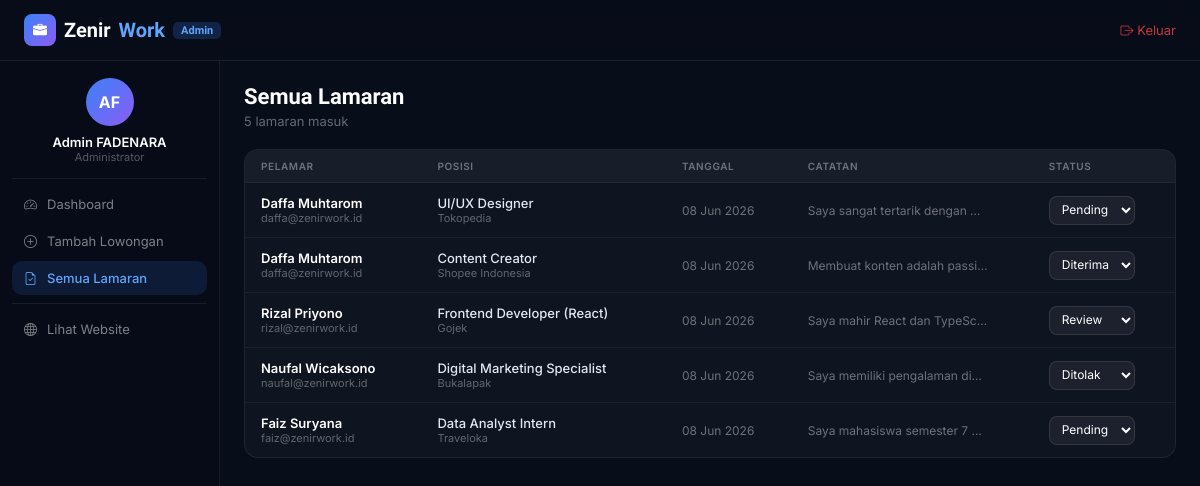
Page /admin/applications.php (signed in) on the committed database.
### tables this page shows
CREATE TABLE IF NOT EXISTS applications (
    id          INT AUTO_INCREMENT PRIMARY KEY,
    user_id     INT NOT NULL,
    job_id      INT NOT NULL,
    cover_note  TEXT,
    status      ENUM('pending','review','diterima','ditolak') NOT NULL DEFAULT 'pending',
    applied_at  TIMESTAMP DEFAULT CURRENT_TIMESTAMP,
    updated_at  TIMESTAMP DEFAULT CURRENT_TIMESTAMP ON UPDATE CURRENT_TIMESTAMP,
    CONSTRAINT fk_app_user FOREIGN KEY (user_id) REFERENCES users(id) ON DELETE CASCADE,
    CONSTRAINT fk_app_job  FOREIGN KEY (job_id)  REFERENCES jobs(id)  ON DELETE CASCADE,
    UNIQUE KEY uk_lmr (user_id, job_id)
);

CREATE TABLE IF NOT EXISTS users (
    id         INT AUTO_INCREMENT PRIMARY KEY,
    name       VARCHAR(100) NOT NULL,
    email      VARCHAR(150) NOT NULL UNIQUE,
    password   VARCHAR(255) NOT NULL,
    role       ENUM('admin','jobseeker') NOT NULL DEFAULT 'jobseeker',
    avatar     VARCHAR(10) NOT NULL DEFAULT 'FA',
    created_at TIMESTAMP DEFAULT CURRENT_TIMESTAMP
);

CREATE TABLE IF NOT EXISTS jobs (
    id           INT AUTO_INCREMENT PRIMARY KEY,
    title        VARCHAR(150) NOT NULL,
    company      VARCHAR(100) NOT NULL,
    location     VARCHAR(120) NOT NULL,
    type         ENUM('Full-time','Part-time','Internship','Remote','Freelance') NOT NULL DEFAULT 'Full-time',
    category     VARCHAR(80) NOT NULL,
    description  TEXT NOT NULL,
    requirements TEXT NOT NULL,
    salary_min   INT NOT NULL DEFAULT 0,
    salary_max   INT NOT NULL DEFAULT 0,
    is_active    TINYINT(1) NOT NULL DEFAULT 1,
    created_by   INT NOT NULL,
    created_at   TIMESTAMP DEFAULT CURRENT_TIMESTAMP,
    CONSTRAINT fk_jobs_usr FOREIGN KEY (created_by) REFERENCES users(id) ON DELETE CASCADE
);

### config/db.php (called while the page is built, shortened)
<?php
function e($s){ return htmlspecialchars($s, ENT_QUOTES, 'UTF-8'); }

### admin/applications.php (the view, shortened to what this page needs)
<?php
require_once '../config/db.php';
$apps = $conn->query(
	"SELECT a.*, u.name AS nm_user, u.email AS em_user,
	        j.title AS jdl, j.company
	 FROM applications a
	 JOIN users u ON a.user_id = u.id
	 JOIN jobs  j ON a.job_id  = j.id
	 ORDER BY a.applied_at DESC"
);
?>
<!DOCTYPE html>
<html lang="id">
<head>
<link rel="stylesheet" href="https://cdn.jsdelivr.net/npm/bootstrap-icons@1.11.3/font/bootstrap-icons.css">
<link rel="stylesheet" href="../assets/style.css">
</head>
<body>
<nav class="navbar" style="position:fixed">
  <div class="nav-inner">
    <a href="index.php" class="logo">
      <div class="logo-box"><i class="bi bi-briefcase-fill" style="color:#fff;font-size:14px"></i></div>
      Zenir<span style="color:#60a5fa">Work</span>
      <span style="background:rgba(59,130,246,.2);color:#60a5fa;font-size:11px;padding:2px 8px;border-radius:5px;font-weight:600">Admin</span>
    </a>
    <a href="../auth/logout.php" style="font-size:13px;color:rgba(239,68,68,.8);text-decoration:none">
      <i class="bi bi-box-arrow-right"></i> Keluar
    </a>
  </div>
</nav>
<div class="dash-wrap">
  <aside class="sidebar">
    <div class="sb-avatar"><?= e($_SESSION['avatar']??'AD') ?></div>
    <div class="sb-name"><?= e($_SESSION['name']) ?></div>
    <div class="sb-role">Administrator</div>
    <hr class="sb-hr">
    <a href="index.php" class="sb-link"><i class="bi bi-speedometer2"></i> Dashboard</a>
    <a href="create.php" class="sb-link"><i class="bi bi-plus-circle"></i> Tambah Lowongan</a>
    <a href="applications.php" class="sb-link on"><i class="bi bi-file-earmark-check"></i> Semua Lamaran</a>
    <hr class="sb-hr">
    <a href="../index.php" class="sb-link"><i class="bi bi-globe"></i> Lihat Website</a>
  </aside>
  <main class="dash-main">
    <div style="margin-bottom:20px">
      <h1 style="font-family:'Plus Jakarta Sans',sans-serif;font-size:22px;font-weight:700;color:#fff;margin-bottom:4px">Semua Lamaran</h1>
      <p style="font-size:13px;color:rgba(255,255,255,.38)"><?= $apps->num_rows ?> lamaran masuk</p>
    </div>
    <div class="tbl-card">
      <div style="overflow-x:auto">
        <table class="data-table">
          <thead>
            <tr>
              <th>Pelamar</th>
              <th>Posisi</th>
              <th>Tanggal</th>
              <th>Catatan</th>
              <th>Status</th>
            </tr>
          </thead>
          <tbody>
            <?php while($a = $apps->fetch_assoc()): ?>
            <tr>
              <td>
                <div style="font-weight:600;color:#fff;font-size:13px"><?= e($a['nm_user']) ?></div>
                <div style="font-size:11px;color:rgba(255,255,255,.35)"><?= e($a['em_user']) ?></div>
              </td>
              <td>
                <div style="font-weight:500;color:#e2e8f0;font-size:13px"><?= e($a['jdl']) ?></div>
                <div style="font-size:11px;color:rgba(255,255,255,.35)"><?= e($a['company']) ?></div>
              </td>
              <td style="font-size:12px;color:rgba(255,255,255,.4)">
                <?= date('d M Y', strtotime($a['applied_at'])) ?>
              </td>
              <td style="font-size:12px;color:rgba(255,255,255,.4);max-width:200px">
                <div style="overflow:hidden;text-overflow:ellipsis;white-space:nowrap;max-width:180px">
                  <?= e($a['cover_note'] ?? '-') ?>
                </div>
              </td>
              <td>
                <select onchange="ubahStatus(<?= $a['id'] ?>, this.value, this)"
                        class="filter-select" style="padding:5px 8px;font-size:12px;border-radius:8px">
                  <?php foreach(['pending','review','diterima','ditolak'] as $s): ?>
                  <option value="<?= $s ?>" <?= $a['status']==$s?'selected':'' ?>><?= ucfirst($s) ?></option>
                  <?php endforeach; ?>
                </select>
              </td>
            </tr>
            <?php endwhile; ?>
          </tbody>
        </table>
      </div>
    </div>
  </main>
</div>
</body>
</html>

### assets/style.css (style rules this page uses)
* { margin:0;padding:0;box-sizing:border-box; }
:root { --biru:#3b82f6; --biru2:#60a5fa; --ungu:#8b5cf6; --dark:#080d1a; --dark2:#0d1526; --card-bg:rgba(255,255,255,0.04); --border:rgba(255,255,255,0.08); }
body { font-family:'Inter',sans-serif; background:var(--dark); color:#e2e8f0; overflow-x:hidden; }
.navbar { position:fixed; top:0; left:0; right:0; z-index:99; padding:14px 0; background:rgba(8,13,26,.88); backdrop-filter:blur(14px); border-bottom:1px solid var(--border); }
.nav-inner { max-width:1200px; margin:0 auto; padding:0 24px; display:flex; align-items:center; justify-content:space-between; }
.logo { font-size:20px; font-family:'Plus Jakarta Sans',sans-serif; font-weight:800; color:#fff; text-decoration:none; display:flex; align-items:center; gap:8px; }
.logo-box { width:32px; height:32px; background:linear-gradient(135deg,#3b82f6,#8b5cf6); border-radius:8px; display:flex; align-items:center; justify-content:center; }
.logo span { color:#60a5fa; }
.dash-wrap { display:flex; min-height:100vh; padding-top:60px; }
.sidebar { width:220px; background:#060b17; border-right:1px solid rgba(255,255,255,.07); position:fixed; top:60px; left:0; bottom:0; overflow-y:auto; z-index:30; padding:18px 12px; }
.sb-avatar { width:48px; height:48px; background:linear-gradient(135deg,#3b82f6,#8b5cf6); border-radius:50%; display:flex; align-items:center; justify-content:center; font-weight:700; font-size:16px; color:#fff; margin:0 auto 8px; }
.sb-name { text-align:center; font-size:13px; font-weight:600; color:#fff; }
.sb-role { text-align:center; font-size:11px; color:rgba(255,255,255,.32); margin-bottom:14px; }
.sb-hr { border:none; border-top:1px solid rgba(255,255,255,.07); margin:8px 0; }
.sb-link { display:flex; align-items:center; gap:10px; padding:9px 12px; border-radius:10px; font-size:13px; color:rgba(255,255,255,.48); text-decoration:none; margin-bottom:3px; transition:all .15s; }
.sb-link.on { background:rgba(59,130,246,.14); color:#60a5fa; font-weight:500; }
.dash-main { flex:1; margin-left:220px; padding:24px; }
.tbl-card { background:rgba(255,255,255,.03); border:1px solid rgba(255,255,255,.07); border-radius:14px; overflow:hidden; }
.data-table { width:100%; border-collapse:collapse; }
.data-table thead tr { background:rgba(255,255,255,.04); }
.data-table th { padding:10px 16px; text-align:left; font-size:10px; font-weight:600; color:rgba(255,255,255,.38); text-transform:uppercase; letter-spacing:.06em; }
.data-table tbody tr { border-top:1px solid rgba(255,255,255,.05); transition:background .15s; }
.data-table td { padding:12px 16px; font-size:13px; color:rgba(255,255,255,.65); }
.filter-select { background:rgba(255,255,255,.06); border:1px solid rgba(255,255,255,.1); border-radius:10px; padding:8px 12px; font-size:13px; color:#fff; outline:none; font-family:inherit; cursor:pointer; }
.filter-select option { background:#111827; color:#fff; }

### rows in the picture
applications: user.name "Daffa Muhtarom", user.email "daffa@zenirwork.id", job.title "UI/UX Designer", job.company "Tokopedia", applied_at "08 Jun 2026", cover_note "Saya sangat tertarik dengan…", status+id "Pending"
applications: user.name "Daffa Muhtarom", user.email "daffa@zenirwork.id", job.title "Content Creator", job.company "Shopee Indonesia", applied_at "08 Jun 2026", cover_note "Membuat konten adalah passi…", status+id "Diterima"
applications: user.name "Rizal Priyono", user.email "rizal@zenirwork.id", job.title "Frontend Developer (React)", job.company "Gojek", applied_at "08 Jun 2026", cover_note "Saya mahir React dan TypeSc…", status+id "Review"
applications: user.name "Naufal Wicaksono", user.email "naufal@zenirwork.id", job.title "Digital Marketing Specialist", job.company "Bukalapak", applied_at "08 Jun 2026", cover_note "Saya memiliki pengalaman di…", status+id "Ditolak"
applications: user.name "Faiz Suryana", user.email "faiz@zenirwork.id", job.title "Data Analyst Intern", job.company "Traveloka", applied_at "08 Jun 2026", cover_note "Saya mahasiswa semester 7…", status+id "Pending"

### other values in the picture
$_SESSION['avatar'] "AF"
$_SESSION['name'] "Admin FADENARA"
$apps->num_rows "5"
